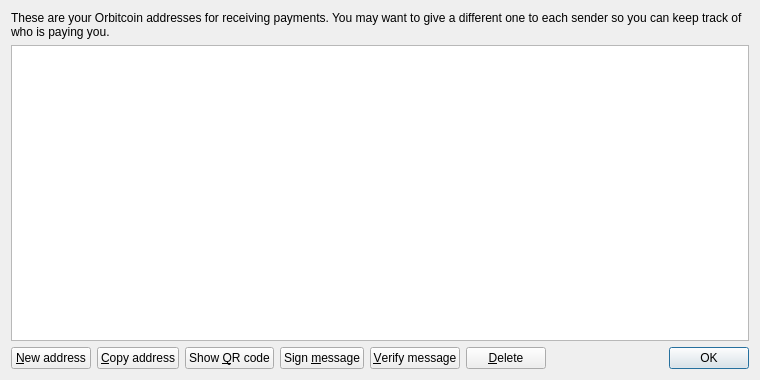
<?xml version="1.0" encoding="UTF-8"?>
<ui version="4.0">
 <class>AddressBookPage</class>
 <widget class="QWidget" name="AddressBookPage">
  <property name="geometry">
   <rect>
    <x>0</x>
    <y>0</y>
    <width>760</width>
    <height>380</height>
   </rect>
  </property>
  <property name="windowTitle">
   <string>Address Book</string>
  </property>
  <layout class="QVBoxLayout" name="verticalLayout">
   <item>
    <widget class="QLabel" name="labelExplanation">
     <property name="text">
      <string>These are your Orbitcoin addresses for receiving payments. You may want to give a different one to each sender so you can keep track of who is paying you.</string>
     </property>
     <property name="textFormat">
      <enum>Qt::PlainText</enum>
     </property>
     <property name="wordWrap">
      <bool>true</bool>
     </property>
    </widget>
   </item>
   <item>
    <widget class="QTableView" name="tableView">
     <property name="contextMenuPolicy">
      <enum>Qt::CustomContextMenu</enum>
     </property>
     <property name="toolTip">
      <string>Double-click to edit address or label</string>
     </property>
     <property name="tabKeyNavigation">
      <bool>false</bool>
     </property>
     <property name="alternatingRowColors">
      <bool>true</bool>
     </property>
     <property name="selectionMode">
      <enum>QAbstractItemView::SingleSelection</enum>
     </property>
     <property name="selectionBehavior">
      <enum>QAbstractItemView::SelectRows</enum>
     </property>
     <property name="sortingEnabled">
      <bool>true</bool>
     </property>
     <attribute name="verticalHeaderVisible">
      <bool>false</bool>
     </attribute>
    </widget>
   </item>
   <item>
    <layout class="QHBoxLayout" name="horizontalLayout">
     <item>
      <widget class="QPushButton" name="newAddressButton">
       <property name="toolTip">
        <string>Create a new address</string>
       </property>
       <property name="text">
        <string>&amp;New address</string>
       </property>
       <property name="icon">
        <iconset resource="../bitcoin.qrc">
         <normaloff>:/icons/add</normaloff>:/icons/add</iconset>
       </property>
      </widget>
     </item>
     <item>
      <widget class="QPushButton" name="copyToClipboard">
       <property name="toolTip">
        <string>Copy the currently selected address to the system clipboard</string>
       </property>
       <property name="text">
        <string>&amp;Copy address</string>
       </property>
       <property name="icon">
        <iconset resource="../bitcoin.qrc">
         <normaloff>:/icons/editcopy</normaloff>:/icons/editcopy</iconset>
       </property>
      </widget>
     </item>
     <item>
      <widget class="QPushButton" name="showQRCode">
       <property name="text">
        <string>Show &amp;QR code</string>
       </property>
       <property name="icon">
        <iconset resource="../bitcoin.qrc">
         <normaloff>:/icons/qrcode</normaloff>:/icons/qrcode</iconset>
       </property>
      </widget>
     </item>
     <item>
      <widget class="QPushButton" name="signMessage">
       <property name="toolTip">
        <string>Sign a message to prove you own a Orbitcoin address</string>
       </property>
       <property name="text">
        <string>Sign &amp;message</string>
       </property>
       <property name="icon">
        <iconset resource="../bitcoin.qrc">
         <normaloff>:/icons/edit</normaloff>:/icons/edit</iconset>
       </property>
      </widget>
     </item>
     <item>
      <widget class="QPushButton" name="verifyMessage">
       <property name="toolTip">
        <string>Verify a message to ensure it was signed with a specified Orbitcoin address</string>
       </property>
       <property name="text">
        <string>&amp;Verify message</string>
       </property>
       <property name="icon">
        <iconset resource="../bitcoin.qrc">
         <normaloff>:/icons/transaction_0</normaloff>:/icons/transaction_0</iconset>
       </property>
      </widget>
     </item>
     <item>
      <widget class="QPushButton" name="deleteButton">
       <property name="toolTip">
        <string>Delete the currently selected address from the list</string>
       </property>
       <property name="text">
        <string>&amp;Delete</string>
       </property>
       <property name="icon">
        <iconset resource="../bitcoin.qrc">
         <normaloff>:/icons/remove</normaloff>:/icons/remove</iconset>
       </property>
      </widget>
     </item>
     <item>
      <spacer name="horizontalSpacer">
       <property name="orientation">
        <enum>Qt::Horizontal</enum>
       </property>
       <property name="sizeHint" stdset="0">
        <size>
         <width>40</width>
         <height>20</height>
        </size>
       </property>
      </spacer>
     </item>
     <item>
      <widget class="QDialogButtonBox" name="buttonBox">
       <property name="sizePolicy">
        <sizepolicy hsizetype="Maximum" vsizetype="Fixed">
         <horstretch>0</horstretch>
         <verstretch>0</verstretch>
        </sizepolicy>
       </property>
       <property name="standardButtons">
        <set>QDialogButtonBox::Ok</set>
       </property>
      </widget>
     </item>
    </layout>
   </item>
  </layout>
 </widget>
 <resources>
  <include location="../bitcoin.qrc"/>
 </resources>
 <connections/>
</ui>
